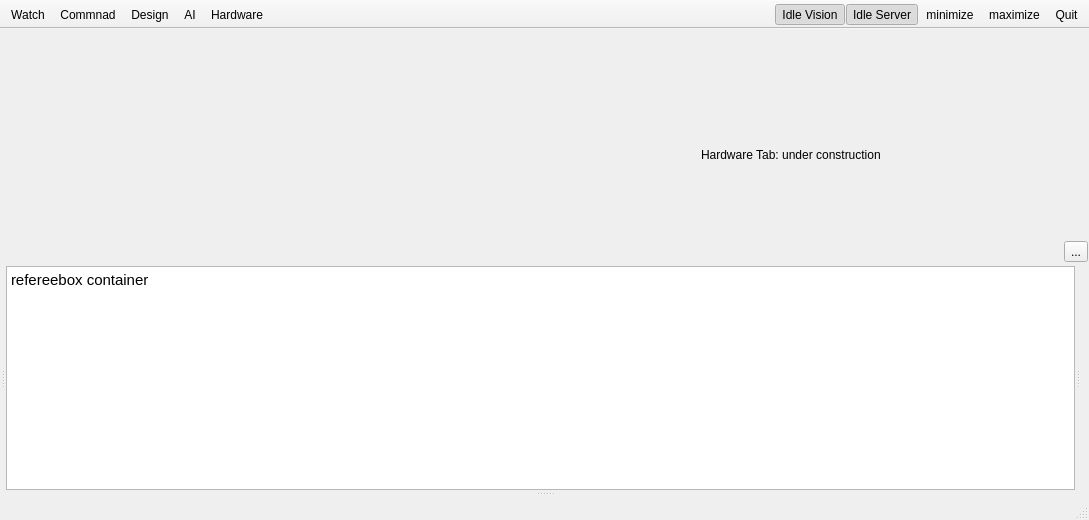
<?xml version="1.0" encoding="UTF-8"?>
<ui version="4.0">
 <class>MainWindow</class>
 <widget class="QMainWindow" name="MainWindow">
  <property name="geometry">
   <rect>
    <x>0</x>
    <y>0</y>
    <width>1089</width>
    <height>520</height>
   </rect>
  </property>
  <property name="windowTitle">
   <string>Cyrus Team Manager</string>
  </property>
  <property name="tabShape">
   <enum>QTabWidget::Rounded</enum>
  </property>
  <widget class="QWidget" name="centralWidget">
   <layout class="QVBoxLayout" name="verticalLayout_6">
    <property name="spacing">
     <number>1</number>
    </property>
    <property name="leftMargin">
     <number>0</number>
    </property>
    <property name="topMargin">
     <number>0</number>
    </property>
    <property name="rightMargin">
     <number>0</number>
    </property>
    <property name="bottomMargin">
     <number>0</number>
    </property>
    <item>
     <widget class="QWidget" name="outerMainToolContainerWg" native="true">
      <layout class="QHBoxLayout" name="horizontalLayout_15">
       <property name="spacing">
        <number>1</number>
       </property>
       <property name="leftMargin">
        <number>1</number>
       </property>
       <property name="topMargin">
        <number>1</number>
       </property>
       <property name="rightMargin">
        <number>1</number>
       </property>
       <property name="bottomMargin">
        <number>1</number>
       </property>
       <item>
        <widget class="QStackedWidget" name="mainToolsSW">
         <property name="maximumSize">
          <size>
           <width>16777215</width>
           <height>120</height>
          </size>
         </property>
         <property name="currentIndex">
          <number>4</number>
         </property>
         <widget class="QWidget" name="watchToolsPage_1">
          <layout class="QHBoxLayout" name="horizontalLayout_4">
           <property name="spacing">
            <number>2</number>
           </property>
           <property name="leftMargin">
            <number>1</number>
           </property>
           <property name="topMargin">
            <number>2</number>
           </property>
           <property name="rightMargin">
            <number>2</number>
           </property>
           <property name="bottomMargin">
            <number>1</number>
           </property>
           <item>
            <widget class="QGroupBox" name="chooseGameColorAndSideGB">
             <property name="title">
              <string>Game</string>
             </property>
             <layout class="QVBoxLayout" name="verticalLayout_4">
              <property name="spacing">
               <number>1</number>
              </property>
              <property name="leftMargin">
               <number>2</number>
              </property>
              <property name="topMargin">
               <number>2</number>
              </property>
              <property name="rightMargin">
               <number>2</number>
              </property>
              <property name="bottomMargin">
               <number>2</number>
              </property>
              <item>
               <widget class="QGroupBox" name="chooseCyrusColorGB">
                <property name="title">
                 <string>Cyrus Color</string>
                </property>
                <layout class="QVBoxLayout" name="verticalLayout_3">
                 <property name="spacing">
                  <number>2</number>
                 </property>
                 <property name="leftMargin">
                  <number>2</number>
                 </property>
                 <property name="topMargin">
                  <number>2</number>
                 </property>
                 <property name="rightMargin">
                  <number>2</number>
                 </property>
                 <property name="bottomMargin">
                  <number>1</number>
                 </property>
                 <item>
                  <widget class="QRadioButton" name="chooseTeamColorBlueRB">
                   <property name="text">
                    <string>Blue</string>
                   </property>
                  </widget>
                 </item>
                 <item>
                  <widget class="QRadioButton" name="chooseTeamColorYellowRB">
                   <property name="text">
                    <string>Yellow</string>
                   </property>
                  </widget>
                 </item>
                </layout>
               </widget>
              </item>
              <item>
               <widget class="QGroupBox" name="chooseCyrusSideGB">
                <property name="title">
                 <string>Cyrus Side</string>
                </property>
                <layout class="QHBoxLayout" name="horizontalLayout_5">
                 <property name="spacing">
                  <number>1</number>
                 </property>
                 <property name="leftMargin">
                  <number>1</number>
                 </property>
                 <property name="topMargin">
                  <number>1</number>
                 </property>
                 <property name="rightMargin">
                  <number>1</number>
                 </property>
                 <property name="bottomMargin">
                  <number>1</number>
                 </property>
                 <item>
                  <widget class="QRadioButton" name="chooseTeamSideLeftRB">
                   <property name="text">
                    <string>Left</string>
                   </property>
                  </widget>
                 </item>
                 <item>
                  <widget class="QLabel" name="pipeBetweenRightAndLeftLbl">
                   <property name="text">
                    <string>|</string>
                   </property>
                  </widget>
                 </item>
                 <item>
                  <widget class="QRadioButton" name="chooseTeamSideRightRB">
                   <property name="layoutDirection">
                    <enum>Qt::RightToLeft</enum>
                   </property>
                   <property name="text">
                    <string>Right</string>
                   </property>
                  </widget>
                 </item>
                </layout>
               </widget>
              </item>
             </layout>
            </widget>
           </item>
           <item>
            <widget class="QGroupBox" name="chooseVisionSourceGB">
             <property name="title">
              <string>Vision Sorce</string>
             </property>
             <layout class="QVBoxLayout" name="verticalLayout">
              <property name="leftMargin">
               <number>2</number>
              </property>
              <property name="rightMargin">
               <number>2</number>
              </property>
              <item>
               <widget class="QRadioButton" name="chooseSourceSSLVisionRB">
                <property name="text">
                 <string>SSL Vision</string>
                </property>
               </widget>
              </item>
              <item>
               <widget class="QRadioButton" name="chooseSourceCyrusRB">
                <property name="text">
                 <string>Cyrus </string>
                </property>
               </widget>
              </item>
              <item>
               <widget class="QRadioButton" name="chooseSourceGRSimRB">
                <property name="text">
                 <string>grSim</string>
                </property>
               </widget>
              </item>
              <item>
               <widget class="QRadioButton" name="chooseSourceLogFileRB">
                <property name="text">
                 <string>Log File</string>
                </property>
               </widget>
              </item>
             </layout>
            </widget>
           </item>
           <item>
            <widget class="QGroupBox" name="playLogGB">
             <property name="title">
              <string>Play Log</string>
             </property>
             <property name="alignment">
              <set>Qt::AlignLeading|Qt::AlignLeft|Qt::AlignVCenter</set>
             </property>
             <property name="flat">
              <bool>false</bool>
             </property>
             <layout class="QVBoxLayout" name="verticalLayout_2">
              <item>
               <layout class="QHBoxLayout" name="horizontalLayout">
                <item>
                 <widget class="QToolButton" name="logStepBackwardTB">
                  <property name="font">
                   <font>
                    <kerning>true</kerning>
                   </font>
                  </property>
                  <property name="text">
                   <string>...</string>
                  </property>
                  <property name="icon">
                   <iconset resource="icons.qrc">
                    <normaloff>:/icons/oxygen/media-skip-backward.png</normaloff>:/icons/oxygen/media-skip-backward.png</iconset>
                  </property>
                  <property name="checkable">
                   <bool>false</bool>
                  </property>
                 </widget>
                </item>
                <item>
                 <widget class="QToolButton" name="logPlayTB">
                  <property name="font">
                   <font>
                    <kerning>true</kerning>
                   </font>
                  </property>
                  <property name="text">
                   <string>...</string>
                  </property>
                  <property name="icon">
                   <iconset>
                    <normalon>:/icons/oxygen/media-playback-start.png</normalon>
                   </iconset>
                  </property>
                 </widget>
                </item>
                <item>
                 <widget class="QToolButton" name="logPauseTB">
                  <property name="font">
                   <font>
                    <kerning>true</kerning>
                   </font>
                  </property>
                  <property name="text">
                   <string>...</string>
                  </property>
                  <property name="icon">
                   <iconset resource="icons.qrc">
                    <normaloff>:/icons/oxygen/media-playback-pause.png</normaloff>:/icons/oxygen/media-playback-pause.png</iconset>
                  </property>
                 </widget>
                </item>
                <item>
                 <widget class="QToolButton" name="logStepForwardTB">
                  <property name="font">
                   <font>
                    <kerning>true</kerning>
                   </font>
                  </property>
                  <property name="text">
                   <string>...</string>
                  </property>
                  <property name="icon">
                   <iconset resource="icons.qrc">
                    <normaloff>:/icons/oxygen/media-skip-forward.png</normaloff>:/icons/oxygen/media-skip-forward.png</iconset>
                  </property>
                 </widget>
                </item>
                <item>
                 <widget class="QLCDNumber" name="logTimeLcd">
                  <property name="font">
                   <font>
                    <weight>50</weight>
                    <bold>false</bold>
                   </font>
                  </property>
                  <property name="frameShape">
                   <enum>QFrame::StyledPanel</enum>
                  </property>
                  <property name="lineWidth">
                   <number>1</number>
                  </property>
                  <property name="midLineWidth">
                   <number>0</number>
                  </property>
                  <property name="smallDecimalPoint">
                   <bool>false</bool>
                  </property>
                  <property name="segmentStyle">
                   <enum>QLCDNumber::Flat</enum>
                  </property>
                  <property name="value" stdset="0">
                   <double>0.000000000000000</double>
                  </property>
                 </widget>
                </item>
               </layout>
              </item>
              <item>
               <widget class="QSlider" name="logSeekPlayingHSl">
                <property name="minimumSize">
                 <size>
                  <width>150</width>
                  <height>0</height>
                 </size>
                </property>
                <property name="orientation">
                 <enum>Qt::Horizontal</enum>
                </property>
               </widget>
              </item>
              <item>
               <layout class="QHBoxLayout" name="horizontalLayout_2">
                <item>
                 <widget class="QLineEdit" name="logFileNameLE"/>
                </item>
                <item>
                 <widget class="QToolButton" name="logFilebrowseTB">
                  <property name="font">
                   <font>
                    <kerning>true</kerning>
                   </font>
                  </property>
                  <property name="text">
                   <string>...</string>
                  </property>
                  <property name="icon">
                   <iconset resource="icons.qrc">
                    <normaloff>:/icons/oxygen/document-open.png</normaloff>:/icons/oxygen/document-open.png</iconset>
                  </property>
                 </widget>
                </item>
               </layout>
              </item>
              <item>
               <spacer name="verticalSpacer">
                <property name="orientation">
                 <enum>Qt::Vertical</enum>
                </property>
                <property name="sizeHint" stdset="0">
                 <size>
                  <width>20</width>
                  <height>40</height>
                 </size>
                </property>
               </spacer>
              </item>
             </layout>
            </widget>
           </item>
           <item>
            <widget class="QGroupBox" name="recordLogGB">
             <property name="title">
              <string>Record</string>
             </property>
             <layout class="QVBoxLayout" name="verticalLayout_5">
              <item>
               <layout class="QHBoxLayout" name="horizontalLayout_6">
                <item>
                 <widget class="QToolButton" name="logRecordTB">
                  <property name="font">
                   <font>
                    <kerning>true</kerning>
                   </font>
                  </property>
                  <property name="text">
                   <string>...</string>
                  </property>
                  <property name="icon">
                   <iconset resource="icons.qrc">
                    <normaloff>:/icons/oxygen/media-record.png</normaloff>:/icons/oxygen/media-record.png</iconset>
                  </property>
                  <property name="checkable">
                   <bool>true</bool>
                  </property>
                 </widget>
                </item>
                <item>
                 <widget class="QToolButton" name="logSelectStoreFolderTB">
                  <property name="font">
                   <font>
                    <kerning>true</kerning>
                   </font>
                  </property>
                  <property name="text">
                   <string>...</string>
                  </property>
                  <property name="icon">
                   <iconset resource="icons.qrc">
                    <normaloff>:/icons/oxygen/document-open-folder.png</normaloff>:/icons/oxygen/document-open-folder.png</iconset>
                  </property>
                  <property name="checkable">
                   <bool>false</bool>
                  </property>
                 </widget>
                </item>
               </layout>
              </item>
              <item>
               <widget class="QLabel" name="label">
                <property name="text">
                 <string>Time:</string>
                </property>
               </widget>
              </item>
              <item>
               <widget class="QLCDNumber" name="logTimeLcd_2">
                <property name="font">
                 <font>
                  <weight>50</weight>
                  <bold>false</bold>
                 </font>
                </property>
                <property name="frameShape">
                 <enum>QFrame::StyledPanel</enum>
                </property>
                <property name="lineWidth">
                 <number>1</number>
                </property>
                <property name="midLineWidth">
                 <number>0</number>
                </property>
                <property name="smallDecimalPoint">
                 <bool>false</bool>
                </property>
                <property name="segmentStyle">
                 <enum>QLCDNumber::Flat</enum>
                </property>
                <property name="value" stdset="0">
                 <double>0.000000000000000</double>
                </property>
               </widget>
              </item>
              <item>
               <spacer name="verticalSpacer_2">
                <property name="orientation">
                 <enum>Qt::Vertical</enum>
                </property>
                <property name="sizeHint" stdset="0">
                 <size>
                  <width>20</width>
                  <height>40</height>
                 </size>
                </property>
               </spacer>
              </item>
             </layout>
            </widget>
           </item>
           <item>
            <widget class="QGroupBox" name="aiGraphicOptionsGB">
             <property name="title">
              <string>AI Graphic Options</string>
             </property>
             <layout class="QHBoxLayout" name="horizontalLayout_3">
              <property name="topMargin">
               <number>2</number>
              </property>
              <property name="rightMargin">
               <number>2</number>
              </property>
              <item>
               <widget class="QGroupBox" name="fieldGraphicOptionsGB">
                <property name="title">
                 <string>Field</string>
                </property>
                <property name="alignment">
                 <set>Qt::AlignLeading|Qt::AlignLeft|Qt::AlignVCenter</set>
                </property>
                <property name="checkable">
                 <bool>false</bool>
                </property>
                <layout class="QFormLayout" name="formLayout_3">
                 <item row="1" column="0">
                  <widget class="QSpinBox" name="fieldGridNumRowsSB">
                   <property name="minimum">
                    <number>1</number>
                   </property>
                   <property name="maximum">
                    <number>99</number>
                   </property>
                  </widget>
                 </item>
                 <item row="2" column="0">
                  <widget class="QToolButton" name="showFieldRiskyTilesTB">
                   <property name="text">
                    <string>...</string>
                   </property>
                   <property name="checkable">
                    <bool>true</bool>
                   </property>
                  </widget>
                 </item>
                 <item row="0" column="0" colspan="2">
                  <widget class="QToolButton" name="showFieldGridTB">
                   <property name="text">
                    <string>Show Grids</string>
                   </property>
                   <property name="checkable">
                    <bool>true</bool>
                   </property>
                  </widget>
                 </item>
                 <item row="1" column="1">
                  <widget class="QSpinBox" name="fieldGridNumColumnsSB">
                   <property name="minimum">
                    <number>1</number>
                   </property>
                  </widget>
                 </item>
                </layout>
               </widget>
              </item>
              <item>
               <widget class="QGroupBox" name="agentsGraphicOptionsGB">
                <property name="title">
                 <string>Agents</string>
                </property>
                <property name="alignment">
                 <set>Qt::AlignLeading|Qt::AlignLeft|Qt::AlignVCenter</set>
                </property>
                <property name="checkable">
                 <bool>false</bool>
                </property>
                <layout class="QFormLayout" name="formLayout">
                 <property name="horizontalSpacing">
                  <number>2</number>
                 </property>
                 <property name="leftMargin">
                  <number>2</number>
                 </property>
                 <property name="rightMargin">
                  <number>2</number>
                 </property>
                 <item row="0" column="0">
                  <widget class="QToolButton" name="showAgentsTargetTB">
                   <property name="text">
                    <string>...</string>
                   </property>
                   <property name="checkable">
                    <bool>true</bool>
                   </property>
                  </widget>
                 </item>
                 <item row="0" column="1">
                  <widget class="QToolButton" name="showAgentsPathPlanTB">
                   <property name="text">
                    <string>...</string>
                   </property>
                   <property name="checkable">
                    <bool>true</bool>
                   </property>
                  </widget>
                 </item>
                 <item row="1" column="0">
                  <widget class="QToolButton" name="showAgentsTimeOfAccessBallTB">
                   <property name="toolTip">
                    <string>Show the time agents need to get ball</string>
                   </property>
                   <property name="text">
                    <string>...</string>
                   </property>
                   <property name="icon">
                    <iconset resource="icons.qrc">
                     <normaloff>:/icons/oxygen/edit-clear-history.png</normaloff>:/icons/oxygen/edit-clear-history.png</iconset>
                   </property>
                   <property name="checkable">
                    <bool>true</bool>
                   </property>
                  </widget>
                 </item>
                 <item row="1" column="1">
                  <widget class="QToolButton" name="showAgentsOpenAnglesToGoalTB">
                   <property name="toolTip">
                    <string>Show open angles to goal</string>
                   </property>
                   <property name="text">
                    <string>...</string>
                   </property>
                   <property name="checkable">
                    <bool>true</bool>
                   </property>
                  </widget>
                 </item>
                 <item row="2" column="0">
                  <widget class="QToolButton" name="showAgentVelocityVectorTB">
                   <property name="text">
                    <string>...</string>
                   </property>
                   <property name="checkable">
                    <bool>true</bool>
                   </property>
                  </widget>
                 </item>
                </layout>
               </widget>
              </item>
              <item>
               <widget class="QGroupBox" name="ballGraphicOptionsGB">
                <property name="title">
                 <string>Ball</string>
                </property>
                <widget class="QToolButton" name="showBallVelocityVectorTB">
                 <property name="geometry">
                  <rect>
                   <x>10</x>
                   <y>30</y>
                   <width>23</width>
                   <height>25</height>
                  </rect>
                 </property>
                 <property name="text">
                  <string>...</string>
                 </property>
                 <property name="checkable">
                  <bool>true</bool>
                 </property>
                </widget>
                <widget class="QToolButton" name="showBallOpenAnglesToGoalTB">
                 <property name="geometry">
                  <rect>
                   <x>40</x>
                   <y>30</y>
                   <width>23</width>
                   <height>25</height>
                  </rect>
                 </property>
                 <property name="text">
                  <string>...</string>
                 </property>
                 <property name="checkable">
                  <bool>true</bool>
                 </property>
                </widget>
                <widget class="QSpinBox" name="trackBallMaxFrameSB">
                 <property name="geometry">
                  <rect>
                   <x>10</x>
                   <y>80</y>
                   <width>41</width>
                   <height>27</height>
                  </rect>
                 </property>
                </widget>
                <widget class="QLabel" name="trackBallMaxFrameLbl">
                 <property name="geometry">
                  <rect>
                   <x>10</x>
                   <y>60</y>
                   <width>71</width>
                   <height>17</height>
                  </rect>
                 </property>
                 <property name="text">
                  <string>Track Ball</string>
                 </property>
                </widget>
               </widget>
              </item>
             </layout>
            </widget>
           </item>
           <item>
            <widget class="QGroupBox" name="setColorsGB">
             <property name="title">
              <string>Set Colors</string>
             </property>
             <layout class="QFormLayout" name="formLayout_2">
              <property name="fieldGrowthPolicy">
               <enum>QFormLayout::AllNonFixedFieldsGrow</enum>
              </property>
              <property name="leftMargin">
               <number>1</number>
              </property>
              <property name="rightMargin">
               <number>2</number>
              </property>
              <item row="0" column="0">
               <widget class="QLabel" name="setColorYellowRobotsLbl">
                <property name="text">
                 <string>Yellow Robots</string>
                </property>
               </widget>
              </item>
              <item row="0" column="1">
               <widget class="QToolButton" name="setColorYellowRobotsTB">
                <property name="text">
                 <string>...</string>
                </property>
               </widget>
              </item>
              <item row="1" column="0">
               <widget class="QLabel" name="setColorBlueRobotsLbl">
                <property name="text">
                 <string>Blue Robots</string>
                </property>
               </widget>
              </item>
              <item row="1" column="1">
               <widget class="QToolButton" name="setColorBlueRobotsTB">
                <property name="text">
                 <string>...</string>
                </property>
               </widget>
              </item>
              <item row="2" column="0">
               <widget class="QLabel" name="setColorRobotTargetsLbl">
                <property name="text">
                 <string>Targets</string>
                </property>
               </widget>
              </item>
              <item row="2" column="1">
               <widget class="QToolButton" name="setColorRobotTargetsTB">
                <property name="text">
                 <string>...</string>
                </property>
               </widget>
              </item>
              <item row="3" column="0">
               <widget class="QLabel" name="setColorBallLbl">
                <property name="text">
                 <string>Ball</string>
                </property>
               </widget>
              </item>
              <item row="3" column="1">
               <widget class="QToolButton" name="setColorBallTB">
                <property name="text">
                 <string>...</string>
                </property>
               </widget>
              </item>
              <item row="4" column="0">
               <widget class="QLabel" name="setColorFieldLbl">
                <property name="text">
                 <string>Field</string>
                </property>
               </widget>
              </item>
              <item row="4" column="1">
               <widget class="QToolButton" name="setColorFieldTB">
                <property name="text">
                 <string>...</string>
                </property>
               </widget>
              </item>
             </layout>
            </widget>
           </item>
           <item>
            <spacer name="watchToolsPageHS">
             <property name="orientation">
              <enum>Qt::Horizontal</enum>
             </property>
             <property name="sizeHint" stdset="0">
              <size>
               <width>40</width>
               <height>20</height>
              </size>
             </property>
            </spacer>
           </item>
          </layout>
          <zorder>chooseVisionSourceGB</zorder>
          <zorder>playLogGB</zorder>
          <zorder>aiGraphicOptionsGB</zorder>
          <zorder>setColorsGB</zorder>
          <zorder>chooseGameColorAndSideGB</zorder>
          <zorder>recordLogGB</zorder>
          <zorder>watchToolsPageHS</zorder>
         </widget>
         <widget class="QWidget" name="commandToolsPage_2">
          <widget class="QLabel" name="testLabel_2">
           <property name="geometry">
            <rect>
             <x>270</x>
             <y>70</y>
             <width>271</width>
             <height>17</height>
            </rect>
           </property>
           <property name="text">
            <string>Command Tab: under construction</string>
           </property>
          </widget>
         </widget>
         <widget class="QWidget" name="designToolsPage_3">
          <widget class="QLabel" name="testLabel_3">
           <property name="geometry">
            <rect>
             <x>590</x>
             <y>70</y>
             <width>271</width>
             <height>17</height>
            </rect>
           </property>
           <property name="text">
            <string>Design Tab: under construction</string>
           </property>
          </widget>
         </widget>
         <widget class="QWidget" name="aiToolsPage_4">
          <widget class="QLabel" name="testLabel_4">
           <property name="geometry">
            <rect>
             <x>590</x>
             <y>50</y>
             <width>271</width>
             <height>17</height>
            </rect>
           </property>
           <property name="text">
            <string>AI Tab: under construction</string>
           </property>
          </widget>
         </widget>
         <widget class="QWidget" name="hardwareToolsPage_5">
          <widget class="QLabel" name="testLabel_5">
           <property name="geometry">
            <rect>
             <x>700</x>
             <y>60</y>
             <width>271</width>
             <height>17</height>
            </rect>
           </property>
           <property name="text">
            <string>Hardware Tab: under construction</string>
           </property>
          </widget>
         </widget>
        </widget>
       </item>
       <item>
        <layout class="QVBoxLayout" name="verticalLayout_7">
         <item>
          <spacer name="verticalSpacer_3">
           <property name="orientation">
            <enum>Qt::Vertical</enum>
           </property>
           <property name="sizeHint" stdset="0">
            <size>
             <width>20</width>
             <height>40</height>
            </size>
           </property>
          </spacer>
         </item>
         <item>
          <widget class="QToolButton" name="pinMainToolsTB">
           <property name="text">
            <string>...</string>
           </property>
           <property name="icon">
            <iconset resource="icons.qrc">
             <normaloff>:/icons/min-max-close/Arrow-collapse-icon.png</normaloff>:/icons/min-max-close/Arrow-collapse-icon.png</iconset>
           </property>
           <property name="iconSize">
            <size>
             <width>12</width>
             <height>12</height>
            </size>
           </property>
          </widget>
         </item>
        </layout>
       </item>
      </layout>
     </widget>
    </item>
    <item>
     <widget class="QSplitter" name="splitter_1">
      <property name="orientation">
       <enum>Qt::Vertical</enum>
      </property>
      <widget class="QStackedWidget" name="mainWidgetsSW">
       <property name="currentIndex">
        <number>0</number>
       </property>
       <widget class="QWidget" name="fieldMainWidget_1_2">
        <layout class="QHBoxLayout" name="horizontalLayout_7">
         <property name="spacing">
          <number>1</number>
         </property>
         <property name="leftMargin">
          <number>1</number>
         </property>
         <property name="topMargin">
          <number>1</number>
         </property>
         <property name="rightMargin">
          <number>1</number>
         </property>
         <property name="bottomMargin">
          <number>1</number>
         </property>
         <item>
          <widget class="QSplitter" name="splitter_2">
           <property name="orientation">
            <enum>Qt::Horizontal</enum>
           </property>
           <widget class="QWidget" name="fieldContainerWg" native="true">
            <layout class="QHBoxLayout" name="horizontalLayout_12">
             <property name="spacing">
              <number>0</number>
             </property>
             <property name="leftMargin">
              <number>0</number>
             </property>
             <property name="topMargin">
              <number>0</number>
             </property>
             <property name="rightMargin">
              <number>0</number>
             </property>
             <property name="bottomMargin">
              <number>0</number>
             </property>
             <item>
              <layout class="QVBoxLayout" name="fieldContainerLayout">
               <property name="spacing">
                <number>0</number>
               </property>
              </layout>
             </item>
            </layout>
           </widget>
           <widget class="QWidget" name="localRefereeBoxContainterWg" native="true">
            <layout class="QHBoxLayout" name="horizontalLayout_13">
             <property name="spacing">
              <number>1</number>
             </property>
             <property name="leftMargin">
              <number>1</number>
             </property>
             <property name="topMargin">
              <number>1</number>
             </property>
             <property name="rightMargin">
              <number>1</number>
             </property>
             <property name="bottomMargin">
              <number>1</number>
             </property>
             <item>
              <widget class="QTextEdit" name="textEdit_2">
               <property name="html">
                <string>&lt;!DOCTYPE HTML PUBLIC &quot;-//W3C//DTD HTML 4.0//EN&quot; &quot;http://www.w3.org/TR/REC-html40/strict.dtd&quot;&gt;
&lt;html&gt;&lt;head&gt;&lt;meta name=&quot;qrichtext&quot; content=&quot;1&quot; /&gt;&lt;style type=&quot;text/css&quot;&gt;
p, li { white-space: pre-wrap; }
&lt;/style&gt;&lt;/head&gt;&lt;body style=&quot; font-family:'Cantarell'; font-size:11pt; font-weight:400; font-style:normal;&quot;&gt;
&lt;p style=&quot; margin-top:0px; margin-bottom:0px; margin-left:0px; margin-right:0px; -qt-block-indent:0; text-indent:0px;&quot;&gt;&lt;span style=&quot; font-family:'Ubuntu';&quot;&gt;refereebox container&lt;/span&gt;&lt;/p&gt;&lt;/body&gt;&lt;/html&gt;</string>
               </property>
              </widget>
             </item>
            </layout>
           </widget>
           <widget class="QWidget" name="messageDisplayingContainerWg" native="true">
            <layout class="QHBoxLayout" name="horizontalLayout_14">
             <property name="spacing">
              <number>1</number>
             </property>
             <property name="leftMargin">
              <number>1</number>
             </property>
             <property name="topMargin">
              <number>1</number>
             </property>
             <property name="rightMargin">
              <number>1</number>
             </property>
             <property name="bottomMargin">
              <number>1</number>
             </property>
             <item>
              <layout class="QVBoxLayout" name="messengerLayout"/>
             </item>
            </layout>
           </widget>
          </widget>
         </item>
        </layout>
       </widget>
       <widget class="QWidget" name="designMainWidget_3">
        <layout class="QHBoxLayout" name="horizontalLayout_9">
         <item>
          <widget class="QSplitter" name="design_script_Splitter">
           <property name="orientation">
            <enum>Qt::Horizontal</enum>
           </property>
           <widget class="QTreeWidget" name="scriptDirectoryTreeWg">
            <column>
             <property name="text">
              <string notr="true">1</string>
             </property>
            </column>
           </widget>
           <widget class="QTabWidget" name="scriptEditorTWg">
            <property name="currentIndex">
             <number>0</number>
            </property>
            <widget class="QWidget" name="tab">
             <attribute name="title">
              <string>Tab 1</string>
             </attribute>
            </widget>
           </widget>
           <widget class="QWidget" name="designFieldContainerWg" native="true"/>
          </widget>
         </item>
        </layout>
       </widget>
       <widget class="QWidget" name="aiMainWidget_4">
        <layout class="QHBoxLayout" name="horizontalLayout_10">
         <property name="spacing">
          <number>1</number>
         </property>
         <property name="topMargin">
          <number>1</number>
         </property>
         <property name="rightMargin">
          <number>1</number>
         </property>
         <property name="bottomMargin">
          <number>1</number>
         </property>
         <item>
          <widget class="QSplitter" name="aiTree_tab_Splitter">
           <property name="orientation">
            <enum>Qt::Horizontal</enum>
           </property>
           <widget class="QTreeWidget" name="aiMainTreeWg">
            <column>
             <property name="text">
              <string notr="true">1</string>
             </property>
            </column>
           </widget>
           <widget class="QTabWidget" name="aiMainTabWg">
            <property name="currentIndex">
             <number>0</number>
            </property>
            <widget class="QWidget" name="tab_2">
             <attribute name="title">
              <string>Tab 1</string>
             </attribute>
            </widget>
           </widget>
          </widget>
         </item>
        </layout>
       </widget>
       <widget class="QWidget" name="hardwareMainWidget_5">
        <layout class="QHBoxLayout" name="horizontalLayout_11">
         <item>
          <widget class="QTextEdit" name="testTextEdit_1">
           <property name="html">
            <string>&lt;!DOCTYPE HTML PUBLIC &quot;-//W3C//DTD HTML 4.0//EN&quot; &quot;http://www.w3.org/TR/REC-html40/strict.dtd&quot;&gt;
&lt;html&gt;&lt;head&gt;&lt;meta name=&quot;qrichtext&quot; content=&quot;1&quot; /&gt;&lt;style type=&quot;text/css&quot;&gt;
p, li { white-space: pre-wrap; }
&lt;/style&gt;&lt;/head&gt;&lt;body style=&quot; font-family:'Cantarell'; font-size:11pt; font-weight:400; font-style:normal;&quot;&gt;
&lt;p style=&quot; margin-top:0px; margin-bottom:0px; margin-left:0px; margin-right:0px; -qt-block-indent:0; text-indent:0px;&quot;&gt;&lt;span style=&quot; font-family:'Ubuntu';&quot;&gt;Temporal for Hardware page&lt;/span&gt;&lt;/p&gt;&lt;/body&gt;&lt;/html&gt;</string>
           </property>
          </widget>
         </item>
        </layout>
       </widget>
      </widget>
      <widget class="QWidget" name="plotsContainerWg" native="true">
       <layout class="QHBoxLayout" name="plotterLayout">
        <property name="leftMargin">
         <number>1</number>
        </property>
        <property name="topMargin">
         <number>1</number>
        </property>
        <property name="rightMargin">
         <number>1</number>
        </property>
        <property name="bottomMargin">
         <number>1</number>
        </property>
       </layout>
      </widget>
     </widget>
    </item>
   </layout>
  </widget>
  <widget class="QToolBar" name="mainMenuToolBar">
   <property name="movable">
    <bool>false</bool>
   </property>
   <attribute name="toolBarArea">
    <enum>TopToolBarArea</enum>
   </attribute>
   <attribute name="toolBarBreak">
    <bool>false</bool>
   </attribute>
   <addaction name="actionWatch"/>
   <addaction name="actionCommnad"/>
   <addaction name="actionDesign"/>
   <addaction name="actionAI"/>
   <addaction name="actionHardware"/>
  </widget>
  <widget class="QStatusBar" name="statusBar"/>
  <widget class="QToolBar" name="windowButtonsToolBar">
   <property name="windowTitle">
    <string>toolBar</string>
   </property>
   <property name="layoutDirection">
    <enum>Qt::RightToLeft</enum>
   </property>
   <property name="movable">
    <bool>false</bool>
   </property>
   <property name="iconSize">
    <size>
     <width>24</width>
     <height>16</height>
    </size>
   </property>
   <attribute name="toolBarArea">
    <enum>TopToolBarArea</enum>
   </attribute>
   <attribute name="toolBarBreak">
    <bool>false</bool>
   </attribute>
   <addaction name="actionQuit"/>
   <addaction name="actionMaximize"/>
   <addaction name="actionMinimize"/>
   <addaction name="actionIdle_Server"/>
   <addaction name="actionIdle_Vision"/>
  </widget>
  <action name="actionWatch">
   <property name="checkable">
    <bool>true</bool>
   </property>
   <property name="text">
    <string>Watch</string>
   </property>
  </action>
  <action name="actionCommnad">
   <property name="checkable">
    <bool>true</bool>
   </property>
   <property name="text">
    <string>Commnad</string>
   </property>
  </action>
  <action name="actionDesign">
   <property name="checkable">
    <bool>true</bool>
   </property>
   <property name="text">
    <string>Design</string>
   </property>
  </action>
  <action name="actionAI">
   <property name="checkable">
    <bool>true</bool>
   </property>
   <property name="text">
    <string>AI</string>
   </property>
  </action>
  <action name="actionHardware">
   <property name="checkable">
    <bool>true</bool>
   </property>
   <property name="enabled">
    <bool>true</bool>
   </property>
   <property name="text">
    <string>Hardware</string>
   </property>
  </action>
  <action name="actionQuit">
   <property name="icon">
    <iconset resource="icons.qrc">
     <normaloff>:/icons/min-max-close/application_exit.png</normaloff>:/icons/min-max-close/application_exit.png</iconset>
   </property>
   <property name="text">
    <string>Quit</string>
   </property>
  </action>
  <action name="actionMaximize">
   <property name="icon">
    <iconset resource="icons.qrc">
     <normaloff>:/icons/min-max-close/maximize.png</normaloff>:/icons/min-max-close/maximize.png</iconset>
   </property>
   <property name="text">
    <string>maximize</string>
   </property>
  </action>
  <action name="actionMinimize">
   <property name="icon">
    <iconset resource="icons.qrc">
     <normaloff>:/icons/min-max-close/minimize.png</normaloff>:/icons/min-max-close/minimize.png</iconset>
   </property>
   <property name="text">
    <string>minimize</string>
   </property>
  </action>
  <action name="actionIdle_Server">
   <property name="checkable">
    <bool>true</bool>
   </property>
   <property name="checked">
    <bool>true</bool>
   </property>
   <property name="icon">
    <iconset resource="icons.qrc">
     <normaloff>:/icons/oxygen/arrow-right.png</normaloff>:/icons/oxygen/arrow-right.png</iconset>
   </property>
   <property name="text">
    <string>Idle Server</string>
   </property>
  </action>
  <action name="actionIdle_Vision">
   <property name="checkable">
    <bool>true</bool>
   </property>
   <property name="checked">
    <bool>true</bool>
   </property>
   <property name="icon">
    <iconset resource="icons.qrc">
     <normaloff>:/icons/oxygen/layer-visible-on.png</normaloff>:/icons/oxygen/layer-visible-on.png</iconset>
   </property>
   <property name="text">
    <string>Idle Vision</string>
   </property>
  </action>
 </widget>
 <layoutdefault spacing="6" margin="11"/>
 <resources>
  <include location="icons.qrc"/>
 </resources>
 <connections/>
</ui>
